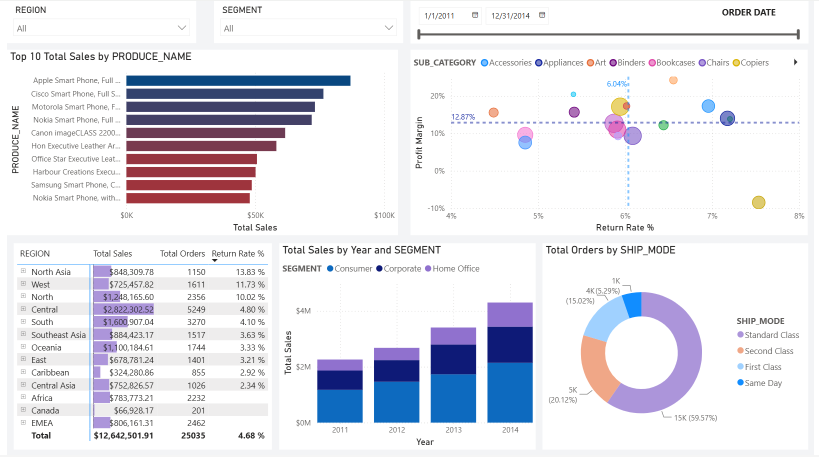
#> input picture pbi_validator/input/image1.png, 1638 x 913 px (shown at 1/2 size); its folder holds only this picture in this run
$ python -i visual_diff.py   (imports and definitions only)   (older library calls are emulated)
#> lines starting #> are read from the running program, lines starting #| are printed output that depends on the picture
"""
Engine 1 — deterministic visual comparison of two Power BI screenshots.

Compares a SOURCE (pre-migration) and TARGET (post-migration) screenshot and
reports, per visual, what changed: position, size, structure, colour, text,
chart shape, render failures and slicer selections.

Pipeline
    0. Normalise      — RGB, optional chrome crop, common canvas size
    1. Register       — phaseCorrelate (sub-pixel) / ORB + partial affine
    2. Segment        — Canny → morph-close → contours → NMS  ⇒ visual boxes
    3. Match          — IoU + centroid + size + pHash cost, Hungarian assignment
    4. Per-visual     — 11 checks (see _check_pair)
    5. Page-level     — counts, global SSIM, layout drift
    6. Artefacts      — side-by-side, annotated target, SSIM heatmap, crops

Libraries
    opencv      registration, segmentation, histograms, edge maps, templates
    scikit-image SSIM score + localised diff map
    imagehash   pHash/dHash/colourhash for region identity
    scipy       linear_sum_assignment (optimal 1:1 pairing)
    pytesseract OCR text/number diffing (optional — degrades gracefully)
    numpy/PIL   array maths, I/O, annotation
"""
from __future__ import annotations

import io
import re
from dataclasses import dataclass, field
from difflib import SequenceMatcher

import cv2
import imagehash
import numpy as np
from PIL import Image, ImageDraw, ImageFont
from scipy.optimize import linear_sum_assignment
from skimage.metrics import structural_similarity as _ssim

# ── Optional OCR ──────────────────────────────────────────────────────────────
try:
    import pytesseract
    _PYTESSERACT_IMPORTED = True
except Exception:                                     # pragma: no cover
    _PYTESSERACT_IMPORTED = False

_OCR_PROBE: bool | None = None


# [22 lines left out: function ocr_available, not called in this run]


# ── Severity ordering ─────────────────────────────────────────────────────────
SEVERITY_RANK = {"info": 0, "minor": 1, "major": 2, "critical": 3}

_ERROR_PHRASES = (
    "no data available", "can't display this visual", "cant display this visual",
    "couldn't load", "couldnt load", "error loading", "see details",
    "something went wrong", "this visual has an error", "unable to load",
    "query has exceeded", "resource exceeded", "license required",
)


# ── Options ───────────────────────────────────────────────────────────────────
@dataclass
class DiffOptions:
    """Tolerances and switches. Every threshold the UI exposes lives here."""

    # geometry (px, measured on the normalised source canvas)
    pos_tol_px: float = 6.0
    pos_warn_px: float = 15.0
    size_tol_px: float = 6.0
    size_warn_px: float = 15.0

    # structural similarity
    ssim_pass: float = 0.95
    ssim_warn: float = 0.90

    # raw pixel difference (fraction of pixels beyond channel tolerance)
    pixel_channel_tol: int = 24
    pixel_diff_pass: float = 0.02
    pixel_diff_warn: float = 0.05

    # perceptual hash Hamming distance (0..64)
    phash_pass: int = 5
    phash_warn: int = 10

    # colour histogram correlation (1.0 == identical)
    hist_pass: float = 0.95
    hist_warn: float = 0.85

    # Canny edge-map IoU — edges land on the same pixels once registered, so
    # identical visuals score ~1.0 and a chart-type change drops sharply
    edge_pass: float = 0.70
    edge_warn: float = 0.50

    # blank / render-failure detection
    blank_std: float = 3.0

    # segmentation
    min_region_area_frac: float = 0.004
    max_region_area_frac: float = 0.70
    morph_kernel: int = 25
    rectangularity: float = 0.80
    max_regions: int = 60

    # matching
    match_cost_cutoff: float = 0.75

    # OCR
    enable_ocr: bool = True

    # chrome crop, as fractions of height/width
    crop_top: float = 0.0
    crop_bottom: float = 0.0
    crop_left: float = 0.0
    crop_right: float = 0.0

    # rects to blank out before any metric runs: (x, y, w, h) on source canvas
    ignore_regions: list = field(default_factory=list)

    # treat "major" findings as a page FAIL (migration = expect zero UI change)
    fail_on_major: bool = True


# ══════════════════════════════════════════════════════════════════════════════
# Step 0 — load & normalise
# ══════════════════════════════════════════════════════════════════════════════
# [66 lines left out: functions _to_rgb, _crop, _normalise, not called in this run]


# ══════════════════════════════════════════════════════════════════════════════
# Step 1 — registration
# ══════════════════════════════════════════════════════════════════════════════
def _gray(rgb: np.ndarray) -> np.ndarray:
    return cv2.cvtColor(rgb, cv2.COLOR_RGB2GRAY)
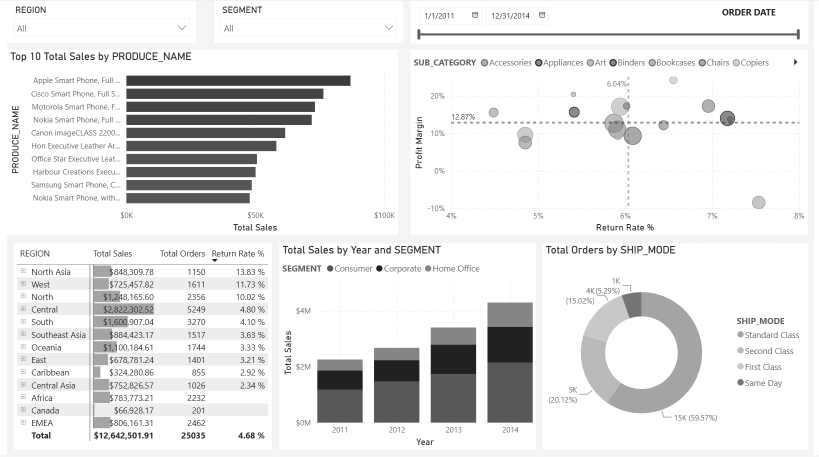
#> returned value: shape (913, 1638) (shown at 1/2 size); min 33, max 255, mean 230


# [91 lines left out: functions _align, _nms_nested, _iou, not called in this run]


def _bg_color(rgb: np.ndarray) -> np.ndarray:
    """Modal colour of a downscaled copy — i.e. the report canvas background."""
    small = cv2.resize(rgb, (160, 90), interpolation=cv2.INTER_AREA)
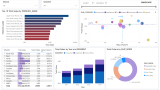
#> small: shape (90, 160, 3); mean R, G, B 229.2, 229.1, 236.2
    q = (small.reshape(-1, 3) // 16).astype(np.int32)
    codes = q[:, 0] * 256 + q[:, 1] * 16 + q[:, 2]
#> codes = 14400 values, max 4095 at index 0, min 23 at index 10496, mean 3711.3
    vals, counts = np.unique(codes, return_counts=True)
#> vals = 198 values from 23 to 4095; counts = 198 values, max 10222 at index 197, min 1 at index 4, mean 72.73
    c = int(vals[counts.argmax()])
#> c = 4095
    return np.array([(c // 256) * 16 + 8, ((c % 256) // 16) * 16 + 8,
                     (c % 16) * 16 + 8], dtype=np.int16)


def _candidate_masks(rgb: np.ndarray) -> list[tuple]:
    """
    Binary masks to contour, in preference order. Background-difference is the
    primary strategy for dashboards (white cards on a grey canvas separate
    cleanly); Canny and adaptive threshold cover low-contrast and dark themes.
    """
    gray = _gray(rgb)
    bg = _bg_color(rgb)
#> bg = [248, 248, 248]
    diff = np.abs(rgb.astype(np.int16) - bg[None, None, :]).sum(axis=2)
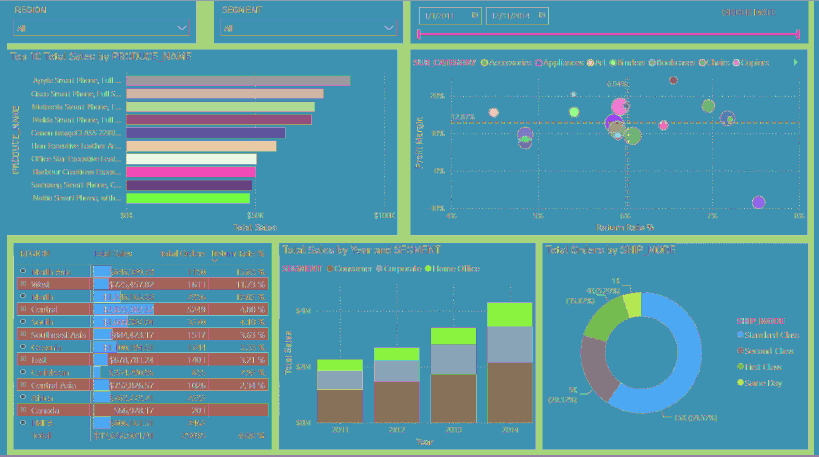
#> diff: shape (913, 1638) int64 (shown at 1/2 size); 570 distinct labels, from 0 to 636; one colour per label, 0 black
    return [
        ("bgdiff", ((diff > 20).astype(np.uint8) * 255)),
        ("bgdiff_loose", ((diff > 8).astype(np.uint8) * 255)),
        ("canny", cv2.Canny(gray, 30, 110)),
        ("adaptive", cv2.adaptiveThreshold(gray, 255, cv2.ADAPTIVE_THRESH_MEAN_C,
                                           cv2.THRESH_BINARY_INV, 25, 8)),
    ]


# [163 lines left out: functions _boxes_from_mask, _detect_regions, _grid_regions, _is_slicer_like, _sub, _hashes and 6 more, not called in this run]


def _is_blank(region: np.ndarray, o: DiffOptions) -> bool:
    return float(region.std()) < o.blank_std


# [10 lines left out: function _locate_template, not called in this run]


# ── OCR ───────────────────────────────────────────────────────────────────────
_NUM_RE = re.compile(r"[-+(]?[$€£]?\s?\d[\d,\s]*\.?\d*\s?[%kKmMbB]?\)?")


# [24 lines left out: function _ocr, not called in this run]


def _norm_text(s: str) -> str:
    return re.sub(r"\s+", " ", s.lower().strip())


# [298 lines left out: functions _tokens, _title_of, _match, _sev, _check_pair, _font and 1 more, not called in this run]


_COLOR = {"PASS": (34, 160, 70), "WARN": (240, 160, 20), "FAIL": (214, 40, 40),
          "MISSING": (150, 30, 160), "NEW": (30, 110, 200)}


# [277 lines left out: functions _draw_boxes, _side_by_side, _heatmap, _crop_pair, compare_screenshots, not called in this run]

>>> import cv2
>>> picture = cv2.cvtColor(cv2.imread('../input/image1.png'), cv2.COLOR_BGR2RGB)
>>> result = _candidate_masks(picture)
#> result = 4 items

$ run again, on pbi_validator/input/image3.png
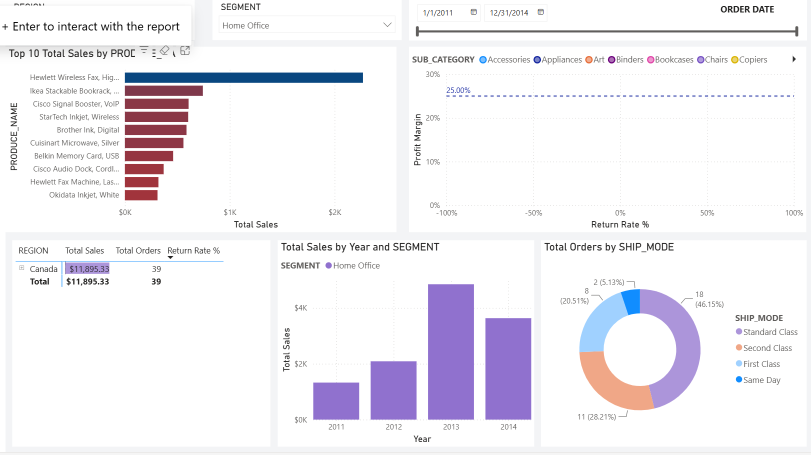
#> input picture pbi_validator/input/image3.png, 1621 x 910 px (shown at 1/2 size)
#> in _bg_color, `small = cv2.resize(rgb, (160, 90), interpolation=cv2.INTER_AREA)`:
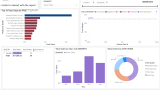
#> small: shape (90, 160, 3); mean R, G, B 240.9, 238.6, 244.1
#> codes = 14400 values, max 4095 at index 0, min 72 at index 2425, mean 3903.6
#> vals = 122 values from 72 to 4095; counts = 122 values, max 11740 at index 121, min 1 at index 2, mean 118
#> c = 4095
#> bg = [248, 248, 248]
#> in _candidate_masks, `diff = np.abs(rgb.astype(np.int16) - bg[None, None, :]).sum(axis=2)`:
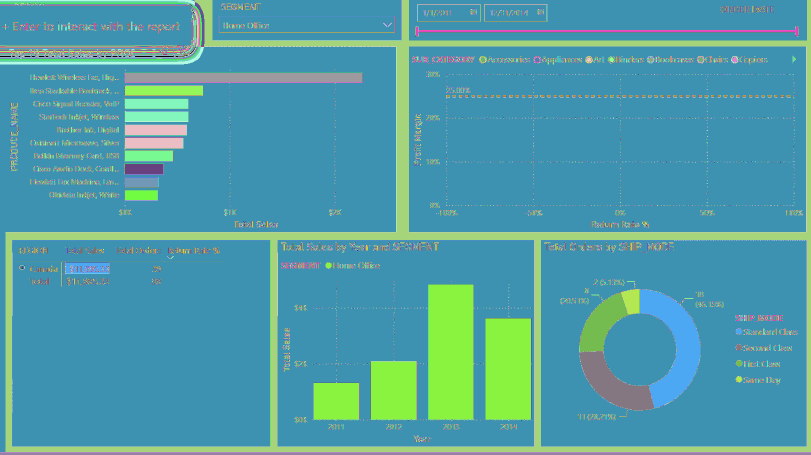
#> diff: shape (910, 1621) int64 (shown at 1/2 size); 605 distinct labels, from 0 to 744; one colour per label, 0 black
#> result = 4 items
